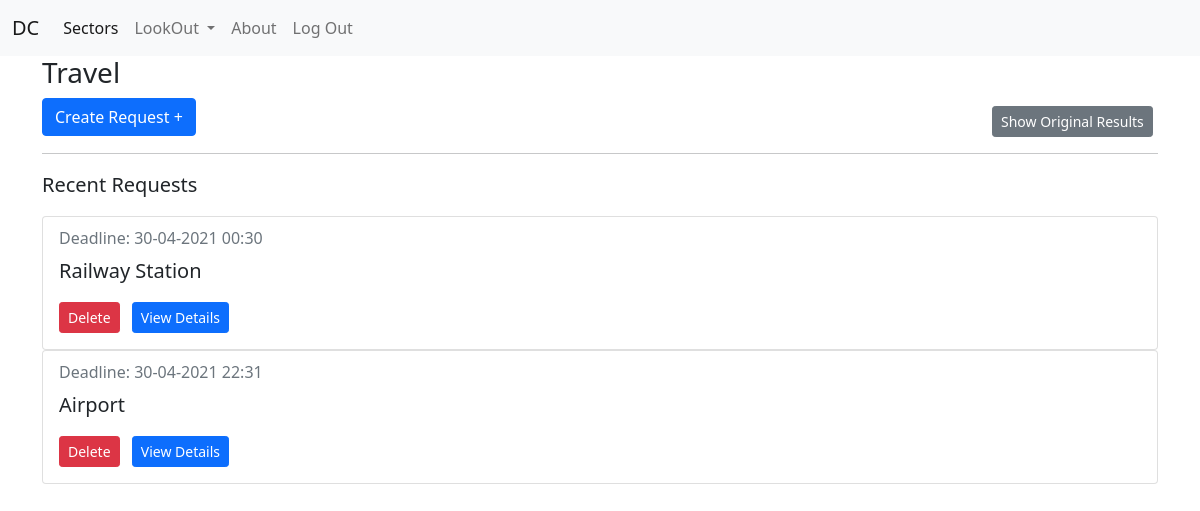
The page /sector/1/1/ (signed in) on the database its author committed.
### connect/models.py (models this page shows, shortened)
class SectorField(models.Model):
    name = models.CharField(max_length=56,unique=True)
    image = models.URLField()
    genre = models.ManyToManyField(GenreField,related_name='sec')

class Request(models.Model):
    requester = models.ForeignKey(User,on_delete=models.CASCADE,blank=True,related_name='req')
    sector = models.ForeignKey(SectorField,on_delete=models.CASCADE,related_name='reqsec')
    genre = models.CharField(max_length=56,null=True,blank=True)
    subject = models.CharField(max_length=128)
    content = models.TextField()
    match_with_same_gender = models.BooleanField(default=False)
    deadline = models.DateTimeField()
    is_first_year_req = models.BooleanField(default=False)
    created_at = models.DateTimeField(auto_now_add=True)
    deleted = models.BooleanField(default=False)
    pending = models.BooleanField(default=True)
    class Meta:
        ordering = ['-created_at']

### connect/views.py (the view)
# urls.py: path('sector/<int:id>/<int:type_>/',views.DisplayRequest.as_view(),name='display-request'),
class DisplayRequest(LoginRequiredMixin,View):
    def get(self,request,id,type_,*args,**kwargs):
        sector = get_object_or_404(SectorField,pk=id)
        if request.user.info.year == 1:
            requests_ = Request.objects.filter(sector=sector,is_first_year_req = True,deleted=False,pending=True)
        else:
            requests_ = Request.objects.filter(sector=sector,is_first_year_req = False,deleted=False,pending=True)
        final_requests =  []
        for i in requests_:
            if(i.match_with_same_gender):
                if(request.user.info.gender == i.requester.info.gender):
                    final_requests.append(i)
            elif(type_ == 1):
                if(request.user.info.gender == i.requester.info.gender):
                    final_requests.append(i)
            else:
                final_requests.append(i)
        data = {
            'sector':sector,
            'requests':final_requests,
            'type_':type_,
        }
        return render(request,'connect/sector-detail.html',context=data)

### connect/templates/connect/sector-detail.html (shortened to what this page needs)
{% extends 'base.html' %}
{% block content %}
<h3>{{sector.name}}</h3>
<div class="row">
    <div class="col-lg-10 col-sm-12">
        <a class="btn btn-primary" href="{% url 'connect:create-request' sector.id %}">Create Request +</a>
    </div>
    <div class="col-lg-2 col-sm-12 mt-2">
        {% if type_ == 0 %}
            <a class="btn btn-secondary btn-sm" href="{% url 'connect:display-request' sector.id 1 %}">Show Results with "Same Gender"</a>
        {% else %}
            <a class="btn btn-secondary btn-sm" href="{% url 'connect:display-request' sector.id 0 %}">Show Original Results</a>
        {% endif %}
    </div>
</div>
<hr>
<div>
    <p class="lead">Recent Requests</p>
    {% for req in requests %}
        <div class="card">
            <div class="card-body">
                <h6 class="card-subtitle mb-2 text-muted">Deadline: {{req.deadline | date:'d-m-Y H:i'}}</h6>
                <p class="card-text lead">{{req.subject}}</p>
                {% if request.user == req.requester %}
                    <button type="button" class="btn btn-danger btn-sm me-2" data-bs-toggle="modal" data-bs-target="#deleteReqModal">Delete</button>
                {% endif %}
                <a class="btn btn-primary btn-sm" href="{% url 'connect:detail-request' req.id %}">View Details</a>
            </div>
        </div>
    {% empty %}
        <p>No Recent Requests :(</p>
    {% endfor %}
</div>
{% endblock %}

### rows shown on the page
SectorField: name "Travel"
Request: deadline "30-04-2021 00:30", subject "Railway Station", shows "Delete"
Request: deadline "30-04-2021 22:31", subject "Airport", shows "Delete"
